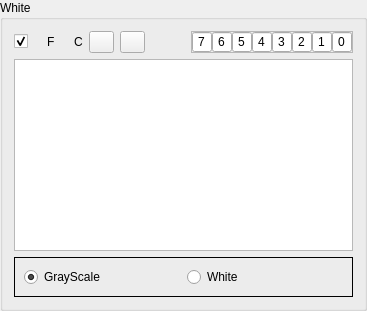
                   <widget class="QGroupBox" name="m_gbWhite">
                    <property name="title">
                     <string>White</string>
                    </property>
                    <layout class="QGridLayout" name="gridLayout_26">
                     <item row="0" column="0">
                      <layout class="QHBoxLayout" name="horizontalLayout_24">
                       <item>
                        <widget class="QCheckBox" name="m_cbBlancoIndex">
                         <property name="text">
                          <string/>
                         </property>
                         <property name="checked">
                          <bool>true</bool>
                         </property>
                        </widget>
                       </item>
                       <item>
                        <layout class="QHBoxLayout" name="horizontalLayout_10">
                         <item>
                          <widget class="QLabel" name="m_ledFlu6">
                           <property name="text">
                            <string/>
                           </property>
                           <property name="pixmap">
                            <pixmap resource="../../In2Apps/In2CMYK/In2CMYK/shared.qrc">:/res/images/Ledrojo.png</pixmap>
                           </property>
                          </widget>
                         </item>
                         <item>
                          <widget class="QLabel" name="label_11">
                           <property name="text">
                            <string>F</string>
                           </property>
                          </widget>
                         </item>
                        </layout>
                       </item>
                       <item>
                        <layout class="QHBoxLayout" name="horizontalLayout_23">
                         <item>
                          <widget class="QLabel" name="m_ledHWhite">
                           <property name="text">
                            <string/>
                           </property>
                           <property name="pixmap">
                            <pixmap resource="../../In2Apps/In2CMYK/In2CMYK/shared.qrc">:/res/images/Ledrojo.png</pixmap>
                           </property>
                          </widget>
                         </item>
                         <item>
                          <widget class="QLabel" name="label_12">
                           <property name="text">
                            <string>C</string>
                           </property>
                          </widget>
                         </item>
                        </layout>
                       </item>
                       <item>
                        <widget class="QPushButton" name="m_pbPaintWhite">
                         <property name="sizePolicy">
                          <sizepolicy hsizetype="Preferred" vsizetype="Fixed">
                           <horstretch>0</horstretch>
                           <verstretch>0</verstretch>
                          </sizepolicy>
                         </property>
                         <property name="maximumSize">
                          <size>
                           <width>25</width>
                           <height>25</height>
                          </size>
                         </property>
                         <property name="text">
                          <string/>
                         </property>
                         <property name="icon">
                          <iconset resource="../../In2Apps/In2CMYK/In2CMYK/shared.qrc">
                           <normaloff>:/res/images/Paint.png</normaloff>:/res/images/Paint.png</iconset>
                         </property>
                        </widget>
                       </item>
                       <item>
                        <widget class="QPushButton" name="m_pbImageWhite">
                         <property name="maximumSize">
                          <size>
                           <width>25</width>
                           <height>25</height>
                          </size>
                         </property>
                         <property name="text">
                          <string/>
                         </property>
                         <property name="icon">
                          <iconset resource="../../In2Apps/In2CMYK/In2CMYK/shared.qrc">
                           <normaloff>:/res/images/kview.png</normaloff>:/res/images/kview.png</iconset>
                         </property>
                        </widget>
                       </item>
                       <item>
                        <spacer name="horizontalSpacer_6">
                         <property name="orientation">
                          <enum>Qt::Horizontal</enum>
                         </property>
                         <property name="sizeHint" stdset="0">
                          <size>
                           <width>40</width>
                           <height>20</height>
                          </size>
                         </property>
                        </spacer>
                       </item>
                       <item>
                        <widget class="QFrame" name="frame_6">
                         <property name="frameShape">
                          <enum>QFrame::StyledPanel</enum>
                         </property>
                         <property name="frameShadow">
                          <enum>QFrame::Raised</enum>
                         </property>
                         <layout class="QGridLayout" name="gridLayout_11">
                          <property name="leftMargin">
                           <number>0</number>
                          </property>
                          <property name="topMargin">
                           <number>0</number>
                          </property>
                          <property name="rightMargin">
                           <number>0</number>
                          </property>
                          <property name="bottomMargin">
                           <number>0</number>
                          </property>
                          <property name="spacing">
                           <number>0</number>
                          </property>
                          <item row="0" column="0">
                           <layout class="QHBoxLayout" name="horizontalLayout_4">
                            <property name="spacing">
                             <number>0</number>
                            </property>
                            <item>
                             <widget class="QLineEdit" name="m_leWhitePal7">
                              <property name="sizePolicy">
                               <sizepolicy hsizetype="Fixed" vsizetype="Fixed">
                                <horstretch>0</horstretch>
                                <verstretch>0</verstretch>
                               </sizepolicy>
                              </property>
                              <property name="minimumSize">
                               <size>
                                <width>20</width>
                                <height>20</height>
                               </size>
                              </property>
                              <property name="maximumSize">
                               <size>
                                <width>20</width>
                                <height>20</height>
                               </size>
                              </property>
                              <property name="text">
                               <string>7</string>
                              </property>
                              <property name="alignment">
                               <set>Qt::AlignCenter</set>
                              </property>
                             </widget>
                            </item>
                            <item>
                             <widget class="QLineEdit" name="m_leWhitePal6">
                              <property name="sizePolicy">
                               <sizepolicy hsizetype="Fixed" vsizetype="Fixed">
                                <horstretch>0</horstretch>
                                <verstretch>0</verstretch>
                               </sizepolicy>
                              </property>
                              <property name="minimumSize">
                               <size>
                                <width>20</width>
                                <height>20</height>
                               </size>
                              </property>
                              <property name="maximumSize">
                               <size>
                                <width>20</width>
                                <height>20</height>
                               </size>
                              </property>
                              <property name="text">
                               <string>6</string>
                              </property>
                              <property name="alignment">
                               <set>Qt::AlignCenter</set>
                              </property>
                             </widget>
                            </item>
                            <item>
                             <widget class="QLineEdit" name="m_leWhitePal5">
                              <property name="sizePolicy">
                               <sizepolicy hsizetype="Fixed" vsizetype="Fixed">
                                <horstretch>0</horstretch>
                                <verstretch>0</verstretch>
                               </sizepolicy>
                              </property>
                              <property name="minimumSize">
                               <size>
                                <width>20</width>
                                <height>20</height>
                               </size>
                              </property>
                              <property name="maximumSize">
                               <size>
                                <width>20</width>
                                <height>20</height>
                               </size>
                              </property>
                              <property name="text">
                               <string>5</string>
                              </property>
                              <property name="alignment">
                               <set>Qt::AlignCenter</set>
                              </property>
                             </widget>
                            </item>
                            <item>
                             <widget class="QLineEdit" name="m_leWhitePal4">
                              <property name="sizePolicy">
                               <sizepolicy hsizetype="Fixed" vsizetype="Fixed">
                                <horstretch>0</horstretch>
                                <verstretch>0</verstretch>
                               </sizepolicy>
                              </property>
                              <property name="minimumSize">
                               <size>
                                <width>20</width>
                                <height>20</height>
                               </size>
                              </property>
                              <property name="maximumSize">
                               <size>
                                <width>20</width>
                                <height>20</height>
                               </size>
                              </property>
                              <property name="text">
                               <string>4</string>
                              </property>
                              <property name="alignment">
                               <set>Qt::AlignCenter</set>
                              </property>
                             </widget>
                            </item>
                            <item>
                             <widget class="QLineEdit" name="m_leWhitePal3">
                              <property name="sizePolicy">
                               <sizepolicy hsizetype="Fixed" vsizetype="Fixed">
                                <horstretch>0</horstretch>
                                <verstretch>0</verstretch>
                               </sizepolicy>
                              </property>
                              <property name="minimumSize">
                               <size>
                                <width>20</width>
                                <height>20</height>
                               </size>
                              </property>
                              <property name="maximumSize">
                               <size>
                                <width>20</width>
                                <height>20</height>
                               </size>
                              </property>
                              <property name="text">
                               <string>3</string>
                              </property>
                              <property name="alignment">
                               <set>Qt::AlignCenter</set>
                              </property>
                             </widget>
                            </item>
                            <item>
                             <widget class="QLineEdit" name="m_leWhitePal2">
                              <property name="sizePolicy">
                               <sizepolicy hsizetype="Fixed" vsizetype="Fixed">
                                <horstretch>0</horstretch>
                                <verstretch>0</verstretch>
                               </sizepolicy>
                              </property>
                              <property name="minimumSize">
                               <size>
                                <width>20</width>
                                <height>20</height>
                               </size>
                              </property>
                              <property name="maximumSize">
                               <size>
                                <width>20</width>
                                <height>20</height>
                               </size>
                              </property>
                              <property name="text">
                               <string>2</string>
                              </property>
                              <property name="alignment">
                               <set>Qt::AlignCenter</set>
                              </property>
                             </widget>
                            </item>
                            <item>
                             <widget class="QLineEdit" name="m_leWhitePal1">
                              <property name="sizePolicy">
                               <sizepolicy hsizetype="Fixed" vsizetype="Fixed">
                                <horstretch>0</horstretch>
                                <verstretch>0</verstretch>
                               </sizepolicy>
                              </property>
                              <property name="minimumSize">
                               <size>
                                <width>20</width>
                                <height>20</height>
                               </size>
                              </property>
                              <property name="maximumSize">
                               <size>
                                <width>20</width>
                                <height>20</height>
                               </size>
                              </property>
                              <property name="text">
                               <string>1</string>
                              </property>
                              <property name="alignment">
                               <set>Qt::AlignCenter</set>
                              </property>
                             </widget>
                            </item>
                            <item>
                             <widget class="QLineEdit" name="m_leWhitePal0">
                              <property name="sizePolicy">
                               <sizepolicy hsizetype="Fixed" vsizetype="Fixed">
                                <horstretch>0</horstretch>
                                <verstretch>0</verstretch>
                               </sizepolicy>
                              </property>
                              <property name="minimumSize">
                               <size>
                                <width>20</width>
                                <height>20</height>
                               </size>
                              </property>
                              <property name="maximumSize">
                               <size>
                                <width>20</width>
                                <height>20</height>
                               </size>
                              </property>
                              <property name="text">
                               <string>0</string>
                              </property>
                              <property name="alignment">
                               <set>Qt::AlignCenter</set>
                              </property>
                             </widget>
                            </item>
                           </layout>
                          </item>
                         </layout>
                        </widget>
                       </item>
                      </layout>
                     </item>
                     <item row="1" column="0">
                      <widget class="QGraphicsView" name="m_gvliteWhite">
                       <property name="backgroundBrush">
                        <brush brushstyle="Dense3Pattern">
                         <color alpha="125">
                          <red>255</red>
                          <green>255</green>
                          <blue>255</blue>
                         </color>
                        </brush>
                       </property>
                      </widget>
                     </item>
                     <item row="2" column="0">
                      <widget class="QFrame" name="frame_17">
                       <property name="frameShape">
                        <enum>QFrame::Box</enum>
                       </property>
                       <property name="frameShadow">
                        <enum>QFrame::Plain</enum>
                       </property>
                       <layout class="QHBoxLayout" name="horizontalLayout_30">
                        <item>
                         <widget class="QRadioButton" name="m_rbWhite1">
                          <property name="text">
                           <string>GrayScale</string>
                          </property>
                          <property name="checked">
                           <bool>true</bool>
                          </property>
                         </widget>
                        </item>
                        <item>
                         <widget class="QRadioButton" name="m_rbWhite2">
                          <property name="text">
                           <string>White</string>
                          </property>
                         </widget>
                        </item>
                       </layout>
                      </widget>
                     </item>
                    </layout>
                   </widget>
